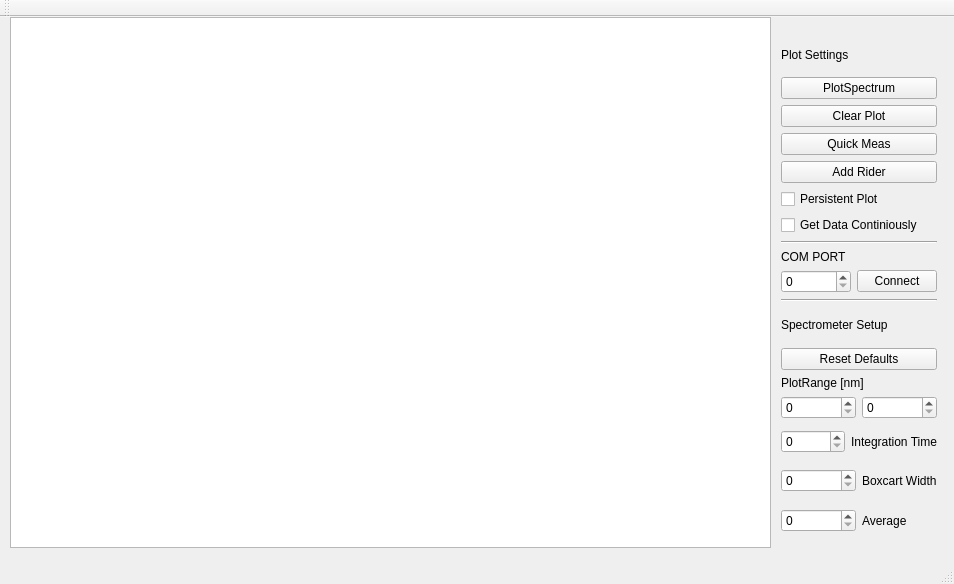
<?xml version="1.0" encoding="UTF-8"?>
<ui version="4.0">
 <class>ooAdcGUI</class>
 <widget class="QMainWindow" name="ooAdcGUI">
  <property name="geometry">
   <rect>
    <x>0</x>
    <y>0</y>
    <width>954</width>
    <height>584</height>
   </rect>
  </property>
  <property name="windowTitle">
   <string>ooAdcGUI</string>
  </property>
  <widget class="QWidget" name="centralWidget">
   <widget class="PlotWidget" name="graphicsView">
    <property name="geometry">
     <rect>
      <x>10</x>
      <y>0</y>
      <width>761</width>
      <height>531</height>
     </rect>
    </property>
   </widget>
   <widget class="QWidget" name="verticalLayoutWidget_3">
    <property name="geometry">
     <rect>
      <x>770</x>
      <y>10</y>
      <width>178</width>
      <height>521</height>
     </rect>
    </property>
    <layout class="QVBoxLayout" name="verticalLayout_3">
     <item>
      <widget class="QLabel" name="label_7">
       <property name="text">
        <string>Plot Settings</string>
       </property>
      </widget>
     </item>
     <item>
      <widget class="QPushButton" name="PlotSpectrum">
       <property name="text">
        <string>PlotSpectrum</string>
       </property>
      </widget>
     </item>
     <item>
      <widget class="QPushButton" name="clearPlot">
       <property name="text">
        <string>Clear Plot</string>
       </property>
      </widget>
     </item>
     <item>
      <widget class="QPushButton" name="QuickMeas">
       <property name="text">
        <string>Quick Meas</string>
       </property>
      </widget>
     </item>
     <item>
      <widget class="QPushButton" name="AddRider">
       <property name="text">
        <string>Add Rider</string>
       </property>
      </widget>
     </item>
     <item>
      <widget class="QCheckBox" name="Persistance">
       <property name="text">
        <string>Persistent Plot</string>
       </property>
      </widget>
     </item>
     <item>
      <widget class="QCheckBox" name="getDataContiniously">
       <property name="text">
        <string>Get Data Continiously</string>
       </property>
      </widget>
     </item>
     <item>
      <layout class="QVBoxLayout" name="verticalLayout_2">
       <item>
        <widget class="Line" name="line_2">
         <property name="orientation">
          <enum>Qt::Horizontal</enum>
         </property>
        </widget>
       </item>
       <item>
        <widget class="QLabel" name="label_5">
         <property name="text">
          <string>COM PORT</string>
         </property>
        </widget>
       </item>
       <item>
        <layout class="QHBoxLayout" name="horizontalLayout_3">
         <item>
          <widget class="QSpinBox" name="comPort"/>
         </item>
         <item>
          <widget class="QPushButton" name="ConnectPort">
           <property name="text">
            <string>Connect</string>
           </property>
          </widget>
         </item>
        </layout>
       </item>
      </layout>
     </item>
     <item>
      <widget class="Line" name="line">
       <property name="orientation">
        <enum>Qt::Horizontal</enum>
       </property>
      </widget>
     </item>
     <item>
      <widget class="QLabel" name="label_6">
       <property name="text">
        <string>Spectrometer Setup</string>
       </property>
      </widget>
     </item>
     <item>
      <widget class="QPushButton" name="ResetDefaults">
       <property name="text">
        <string>Reset Defaults</string>
       </property>
      </widget>
     </item>
     <item>
      <layout class="QVBoxLayout" name="verticalLayout">
       <item>
        <widget class="QLabel" name="label_4">
         <property name="text">
          <string>PlotRange [nm]</string>
         </property>
        </widget>
       </item>
       <item>
        <layout class="QHBoxLayout" name="horizontalLayout_2">
         <item>
          <widget class="QSpinBox" name="PlotFrom"/>
         </item>
         <item>
          <widget class="QSpinBox" name="PlotTo"/>
         </item>
        </layout>
       </item>
      </layout>
     </item>
     <item>
      <layout class="QHBoxLayout" name="horizontalLayout_4">
       <item>
        <widget class="QSpinBox" name="IntegrationTime"/>
       </item>
       <item>
        <widget class="QLabel" name="label">
         <property name="text">
          <string>Integration Time</string>
         </property>
        </widget>
       </item>
      </layout>
     </item>
     <item>
      <layout class="QHBoxLayout" name="horizontalLayout_5">
       <item>
        <widget class="QSpinBox" name="BoxcartWidth"/>
       </item>
       <item>
        <widget class="QLabel" name="label_3">
         <property name="text">
          <string>Boxcart Width</string>
         </property>
        </widget>
       </item>
      </layout>
     </item>
     <item>
      <layout class="QHBoxLayout" name="horizontalLayout_6">
       <item>
        <widget class="QSpinBox" name="Average"/>
       </item>
       <item>
        <widget class="QLabel" name="label_2">
         <property name="text">
          <string>Average</string>
         </property>
        </widget>
       </item>
      </layout>
     </item>
    </layout>
   </widget>
  </widget>
  <widget class="QMenuBar" name="menuBar">
   <property name="geometry">
    <rect>
     <x>0</x>
     <y>0</y>
     <width>954</width>
     <height>21</height>
    </rect>
   </property>
  </widget>
  <widget class="QToolBar" name="mainToolBar">
   <attribute name="toolBarArea">
    <enum>TopToolBarArea</enum>
   </attribute>
   <attribute name="toolBarBreak">
    <bool>false</bool>
   </attribute>
  </widget>
  <widget class="QStatusBar" name="statusBar"/>
 </widget>
 <layoutdefault spacing="6" margin="11"/>
 <customwidgets>
  <customwidget>
   <class>PlotWidget</class>
   <extends>QGraphicsView</extends>
   <header>pyqtgraph.h</header>
  </customwidget>
 </customwidgets>
 <resources/>
 <connections/>
</ui>
